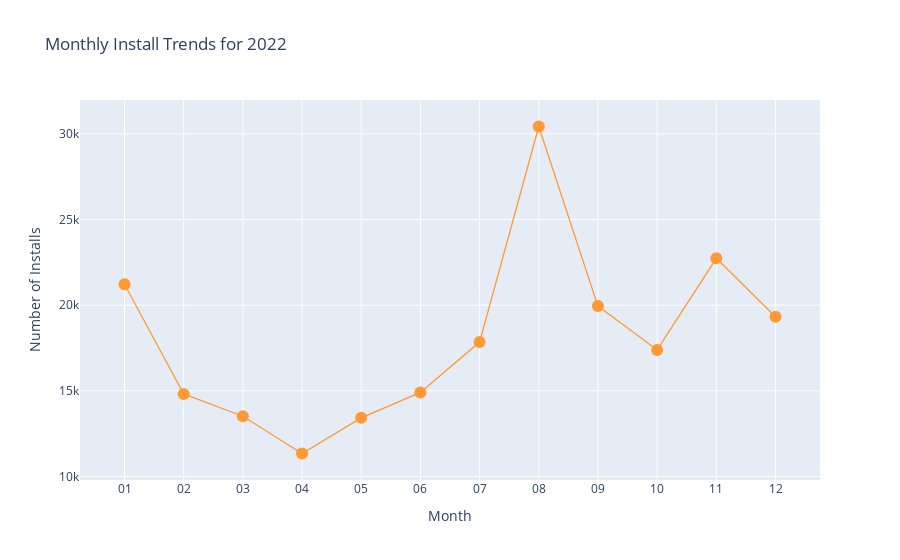

The code cell stored with this chart in its notebook:
### Code cell
installs_month = installs.groupby("month")["install_id"].count()
installs_month.iplot(kind="line",
                     mode="lines+markers",
                     layout = {
                         "title": "Monthly Install Trends for 2022",
                         "xaxis": {"title":"Month"},
                         "yaxis": {"title":"Number of Installs"}}
                    )

### Figure 1 — Plotly figure (JSON) as saved in the notebook; plotly's stock layout.template omitted (floating-point values rounded to 4 significant figures)
{"data": [{"line": {"color": "rgba(255, 153, 51, 1.0)", "dash": "solid", "shape": "linear", "width": 1.3}, "marker": {"size": 12, "symbol": "circle"}, "mode": "lines+markers", "name": "install_id", "text": "", "type": "scatter", "x": ["01", "02", "03", "04", "05", "06", "07", "08", "09", "10", "11", "12"], "y": [21224, 14816, 13518, 11342, 13424, 14906, 17844, 30428, 19945, 17387, 22732, 19322]}], "layout": {"title": {"text": "Monthly Install Trends for 2022"}, "xaxis": {"title": {"text": "Month"}}, "yaxis": {"title": {"text": "Number of Installs"}}}}
